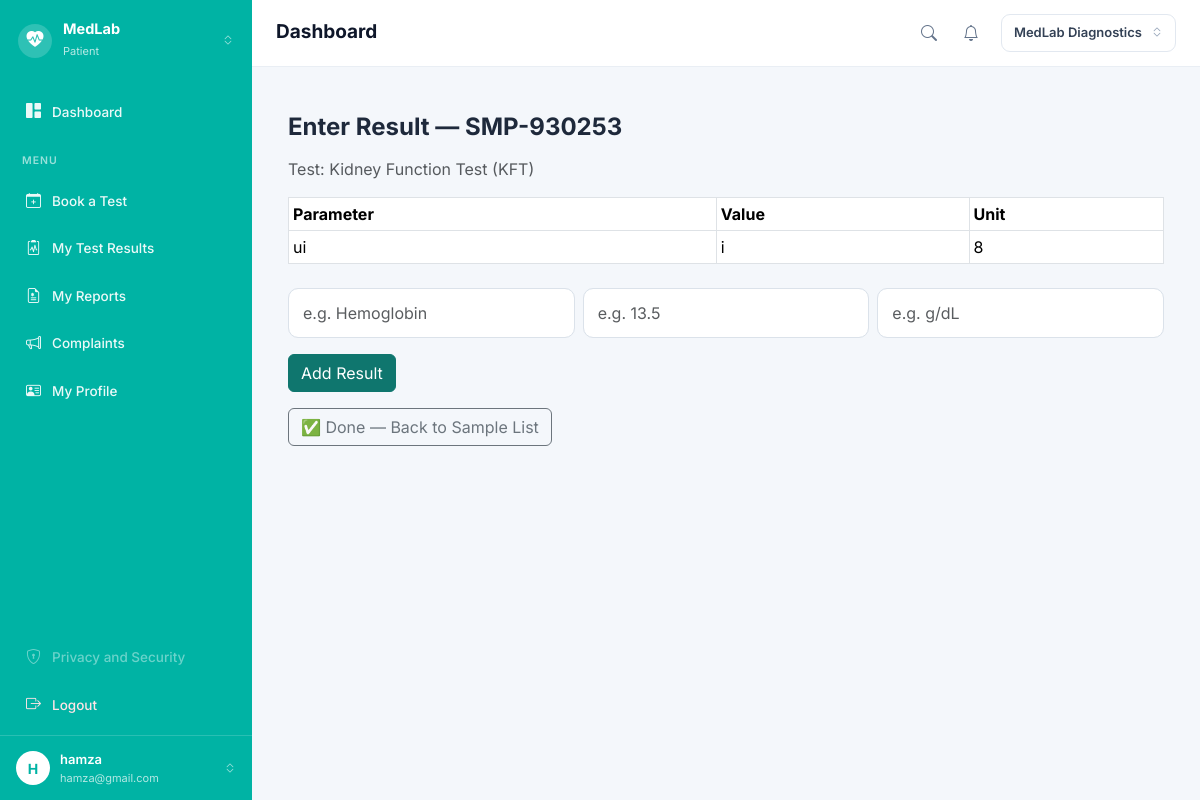
/medlab/samples/1/enter-result (signed in), run on the app's committed database.
### app/models/role.py (models this page shows, shortened)
class Role(db.Model):
    __tablename__ = "roles"
    id = db.Column(db.Integer, primary_key=True)
    name = db.Column(
        db.String(50),
        unique=True,
        nullable=False
    )
    users = db.relationship(
        "User",
        back_populates="role"
    )

### app/models/user.py (models this page shows, shortened)
class User(UserMixin, db.Model):
    __tablename__ = "users"
    id = db.Column(
        db.Integer,
        primary_key=True
    )
    name = db.Column(
        db.String(100),
        nullable=False
    )
    email = db.Column(
        db.String(120),
        unique=True,
        nullable=False,
        index=True
    )
    password_hash = db.Column(
        db.String(255),
        nullable=False
    )
    role_id = db.Column(
        db.Integer,
        db.ForeignKey("roles.id"),
        nullable=False
    )
    is_active = db.Column(
        db.Boolean,
        default=True,
        nullable=False
    )
    created_at = db.Column(
        db.DateTime,
        default=lambda: datetime.now(timezone.utc),
        nullable=False
    )
    role = db.relationship(
        "Role",
        back_populates="users"
    )

### app/models/sample.py (models this page shows, shortened)
class Sample(db.Model):
    __tablename__ = "samples"
    id = db.Column(db.Integer, primary_key=True)
    booking_item_id = db.Column(
        db.Integer,
        db.ForeignKey("booking_items.id"),
        nullable=False
    )
    sample_code = db.Column(
        db.String(30),
        unique=True,
        nullable=False
    )
    collected_by = db.Column(
        db.Integer,
        db.ForeignKey("staff.id"),
        nullable=True
    )
    collected_at = db.Column(db.DateTime, nullable=True)
    status = db.Column(
        db.String(30),
        default="Pending Collection",
        nullable=False
    )   # Pending Collection, Collected, Received in Lab, Processing, Completed, Rejected
    created_at = db.Column(
        db.DateTime,
        default=lambda: datetime.now(timezone.utc),
        nullable=False
    )
    booking_item = db.relationship(
    "BookingItem",
    backref=db.backref("sample", uselist=False))
    collector = db.relationship("Staff")

### app/models/test.py (models this page shows, shortened)
class Test(db.Model):
    __tablename__ = "tests"
    id = db.Column(db.Integer, primary_key=True)
    category_id = db.Column(
        db.Integer,
        db.ForeignKey("test_categories.id"),
        nullable=False
    )
    name = db.Column(db.String(150), nullable=False)
    code = db.Column(db.String(20), unique=True, nullable=False)
    price = db.Column(db.Float, nullable=False)
    sample_type = db.Column(db.String(50), nullable=True)
    turnaround_hours = db.Column(db.Integer, nullable=True)
    category = db.relationship("TestCategory", back_populates="tests")

### app/models/test_result.py (models this page shows, shortened)
class TestResult(db.Model):
    __tablename__ = "test_results"
    id = db.Column(db.Integer, primary_key=True)
    sample_id = db.Column(
        db.Integer,
        db.ForeignKey("samples.id"),
        nullable=False
    )
    parameter = db.Column(db.String(100), nullable=False)   # e.g. "Hemoglobin"
    value = db.Column(db.String(50), nullable=False)         # e.g. "13.5"
    unit = db.Column(db.String(20), nullable=True)            # e.g. "g/dL"
    entered_by = db.Column(
        db.Integer,
        db.ForeignKey("staff.id"),
        nullable=True
    )
    entered_at = db.Column(
        db.DateTime,
        default=lambda: datetime.now(timezone.utc),
        nullable=False
    )
    sample = db.relationship("Sample", backref="results")
    technician = db.relationship("Staff")

### app/medlab/routes.py (the view, shortened to what this page needs)
@medlab.route("/samples/<int:sample_id>/enter-result", methods=["GET", "POST"])
@login_required
def enter_result(sample_id):
    sample = Sample.query.get_or_404(sample_id)
    form = ResultEntryForm()
    existing_results = TestResult.query.filter_by(sample_id=sample.id).all()
    return render_template(
        "medlab/enter_result.html",
        sample=sample,
        form=form,
        results=existing_results
    )

### app/medlab/forms.py
class ResultEntryForm(FlaskForm):
    parameter = StringField(
        "Parameter",
        validators=[
            DataRequired(message="Parameter name is required."),
            Length(min=2, max=100, message="Parameter must be 2-100 characters.")
        ]
    )
    value = StringField(
        "Value",
        validators=[
            DataRequired(message="Result value is required."),
            Length(min=1, max=50, message="Value is too long.")
        ]
    )
    unit = StringField(
        "Unit",
        validators=[
            Optional(),
            Length(max=20, message="Unit is too long.")
        ]
    )

### app/auth/routes.py (called while the page is built)
@login_manager.user_loader
def load_user(user_id):
    return db.session.get(
        User,
        int(user_id)
    )

### app/templates/medlab/enter_result.html (shortened to what this page needs)
{% extends "base.html" %}
{% block content %}
<div class="container mt-4">
    <h4 class="fw-bold mb-3">Enter Result — {{ sample.sample_code }}</h4>
    <p class="text-muted">Test: {{ sample.booking_item.test.name }}</p>
    {% if results %}
    <table class="table table-sm table-bordered mb-4">
        <thead><tr><th>Parameter</th><th>Value</th><th>Unit</th></tr></thead>
        <tbody>
            {% for r in results %}
            <tr><td>{{ r.parameter }}</td><td>{{ r.value }}</td><td>{{ r.unit }}</td></tr>
            {% endfor %}
        </tbody>
    </table>
    {% endif %}
    <form method="POST">
        <div class="row g-2 mb-3">
            <div class="col-md-4">
                {{ form.parameter(class="form-control", placeholder="e.g. Hemoglobin") }}
            </div>
            <div class="col-md-4">
                {{ form.value(class="form-control", placeholder="e.g. 13.5") }}
            </div>
            <div class="col-md-4">
                {{ form.unit(class="form-control", placeholder="e.g. g/dL") }}
            </div>
        </div>
        <button type="submit" class="btn btn-primary">Add Result</button>
    </form>
    <a href="{{ url_for('medlab.collected_samples') }}" class="btn btn-outline-secondary mt-3">
        ✅ Done — Back to Sample List
    </a>
</div>
{% endblock %}

### app/templates/base.html (shortened to what this page needs)
<!DOCTYPE html>
<html lang="en">
<head>
    <link href="https://cdn.jsdelivr.net/npm/bootstrap@5.3.3/dist/css/bootstrap.min.css" rel="stylesheet">
    <link rel="stylesheet" href="https://cdn.jsdelivr.net/npm/bootstrap-icons@1.11.3/font/bootstrap-icons.min.css">
</head>
<body>
    {% if current_user.is_authenticated %}
    <div class="shell">
        <aside class="side">
            <div class="side-brand">
                <span class="brand-dot"><i class="bi bi-heart-pulse-fill"></i></span>
                <span class="brand-txt">
                    <b>MedLab</b>
                    <small>{{ current_user.role.name }}</small>
                </span>
                <i class="bi bi-chevron-expand" style="opacity:.6;font-size:12px;"></i>
            </div>
            <nav class="side-nav">
                <a href="{{ url_for('auth.dashboard') }}"
                    class="nav-item {% if request.endpoint == 'auth.dashboard' %}active{% endif %}">
                    <i class="bi bi-grid-1x2-fill"></i> Dashboard
                </a>
                <div class="side-label">Menu</div>
                {% if current_user.role.name in ["Patient", "Receptionist", "Administrator"] %}
                <a href="{{ url_for('medlab.book_test') }}"
                    class="nav-item {% if request.endpoint == 'medlab.book_test' %}active{% endif %}">
                    <i class="bi bi-calendar-plus"></i> Book a Test
                </a>
                {% endif %}
                {% if current_user.role.name == "Patient" %}
                <a href="{{ url_for('medlab.my_bookings') }}"
                    class="nav-item {% if request.endpoint == 'medlab.my_bookings' %}active{% endif %}">
                    <i class="bi bi-clipboard2-pulse"></i> My Test Results
                </a>
                <a href="{{ url_for('medlab.my_reports') }}"
                    class="nav-item {% if request.endpoint == 'medlab.my_reports' %}active{% endif %}">
                    <i class="bi bi-file-earmark-medical"></i> My Reports
                </a>
                <a href="{{ url_for('medlab.new_complaint') }}" class="nav-item">
                    <i class="bi bi-megaphone"></i> Complaints
                </a>
                {% endif %}
                <a href="{{ url_for('auth.profile') }}"
                    class="nav-item {% if request.endpoint == 'auth.profile' %}active{% endif %}">
                    <i class="bi bi-person-vcard"></i> My Profile
                </a>
                <div style="flex:1"></div>
                <a href="#" class="nav-item off"><i class="bi bi-shield-lock"></i> Privacy and Security</a>
                <a href="{{ url_for('auth.logout') }}" class="nav-item" style="color:#ffe4e6;">
                    <i class="bi bi-box-arrow-right"></i> Logout
                </a>
            </nav>
            <a href="{{ url_for('auth.profile') }}" class="side-user">
                <span class="avatar">{{ (current_user.name or "?")[0] | upper }}</span>
                <span class="u-txt">
                    <b>{{ current_user.name }}</b>
                    <small>{{ current_user.email }}</small>
                </span>
                <i class="bi bi-chevron-expand" style="opacity:.6;font-size:12px;"></i>
            </a>
        </aside>
        <div class="main">
            <header class="topbar">
                <div style="display:flex;align-items:center;gap:10px;">
                    <h1 class="page-title">{% block page_title %}Dashboard{% endblock %}</h1>
                </div>
                <div class="top-right">
                    {% if current_user.role.name in ["Patient", "Receptionist", "Administrator"] %}
                    <a href="{{ url_for('medlab.book_test') }}" class="ico-btn" title="Search tests">
                        <i class="bi bi-search"></i>
                    </a>
                    {% endif %}
                    <a href="{{ url_for('auth.dashboard') }}" class="ico-btn" title="Notifications">
                        <i class="bi bi-bell"></i>
                    </a>
                    <span class="lab-pill">MedLab Diagnostics <i class="bi bi-chevron-expand"></i></span>
                </div>
            </header>
            <div class="page">
                {% block content %}{% endblock %}
            </div>
        </div>
    </div>
    {% endif %}
</body>
</html>

### app/templates/base.html (style rules this page uses)
:root { --teal: #00b3a4; --orange: #f5a623; --page: #f4f7fb; }
* { font-family: 'Inter', sans-serif; }
body { margin: 0; background: var(--page); color: #1e293b; }
a { text-decoration: none; }
.shell { display: flex; min-height: 100vh; }
.side { width: 252px; flex-shrink: 0; background: var(--teal); display: flex; flex-direction: column; color: #fff; position: sticky; top: 0; height: 100vh; }
.side-brand { display: flex; align-items: center; gap: 11px; padding: 20px 18px; }
.brand-dot { width: 34px; height: 34px; border-radius: 50%; background: rgba(255, 255, 255, .18); display: flex; align-items: center; justify-content: center; font-size: 17px; }
.brand-txt { flex: 1; min-width: 0; }
.brand-txt b { display: block; font-size: 14.5px; font-weight: 700; line-height: 1.2; }
.brand-txt small { font-size: 11px; color: rgba(255, 255, 255, .72); }
.side-nav { padding: 8px 12px; display: flex; flex-direction: column; gap: 3px; flex: 1; }
.side-label { font-size: 10.5px; letter-spacing: 1px; text-transform: uppercase; color: rgba(255, 255, 255, .6); padding: 16px 10px 7px; font-weight: 600; }
.nav-item { display: flex; align-items: center; gap: 11px; padding: 11px 14px; border-radius: 9px; color: rgba(255, 255, 255, .92); font-size: 13.5px; font-weight: 500; }
.nav-item i { font-size: 15px; }
.nav-item.off { opacity: .45; pointer-events: none; }
.side-user { display: flex; align-items: center; gap: 10px; padding: 14px 16px; border-top: 1px solid rgba(255, 255, 255, .16); color: #fff; }
.avatar { width: 34px; height: 34px; border-radius: 50%; background: #fff; color: var(--teal); display: flex; align-items: center; justify-content: center; font-weight: 700; font-size: 14px; flex-shrink: 0; }
.side-user .u-txt { flex: 1; min-width: 0; }
.side-user .u-txt b { display: block; font-size: 13px; font-weight: 600; }
.side-user .u-txt small { display: block; font-size: 11px; color: rgba(255, 255, 255, .7); white-space: nowrap; overflow: hidden; text-overflow: ellipsis; }
.main { flex: 1; min-width: 0; display: flex; flex-direction: column; }
.topbar { background: #fff; display: flex; align-items: center; justify-content: space-between; gap: 14px; padding: 14px 24px; border-bottom: 1px solid #e9eef4; }
.page-title { font-size: 19px; font-weight: 700; color: #0f172a; margin: 0; }
.top-right { display: flex; align-items: center; gap: 6px; }
.ico-btn { width: 36px; height: 36px; border-radius: 9px; border: none; background: transparent; color: #64748b; font-size: 16px; position: relative; display: flex; align-items: center; justify-content: center; }
.lab-pill { display: flex; align-items: center; gap: 9px; border: 1px solid #e2e8f0; border-radius: 9px; padding: 8px 12px; font-size: 13px; font-weight: 600; color: #334155; margin-left: 6px; }
.lab-pill i { color: #94a3b8; font-size: 12px; }
.page { padding: 22px 24px 40px; }
.btn-primary { background: #0f766e; border-color: #0f766e; }
.form-control { border: 1px solid #dbe2ea; border-radius: 10px; padding: 12px 14px; }

### data on the page
Role: role.name "Patient"
User: name "H", name "hamza", email "hamza@gmail.com"
Sample: sample_code "SMP-930253"
Test: booking_item.test.name "Kidney Function Test (KFT)"
TestResult: parameter "ui", value "i", unit "8"
